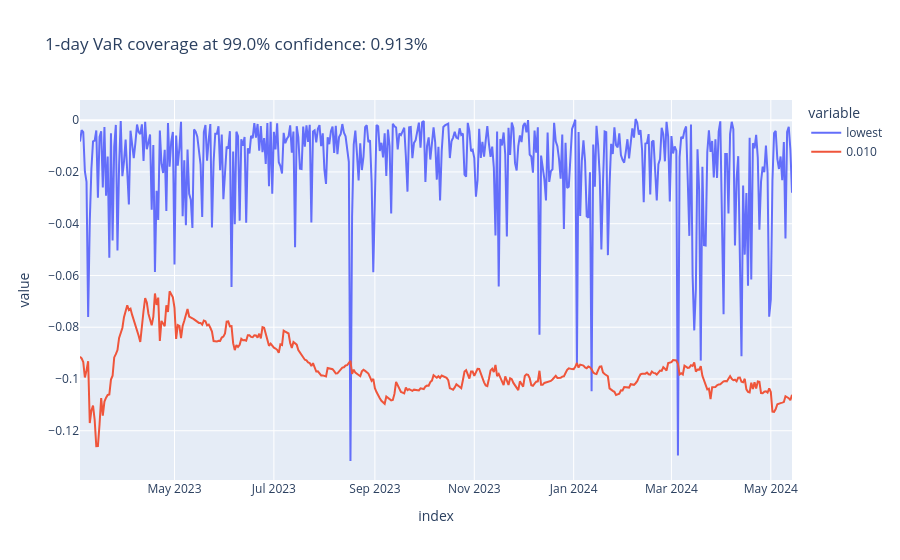

Source (notebook cell):
### Code cell
plot_coverage(df_var_full, "0.010")

### Figure 1 — Plotly figure (JSON) as saved in the notebook; plotly's stock layout.template omitted (floating-point values rounded to 4 significant figures; data arrays with more than 128 entries replaced by an {"elided": "..."} marker saying what was removed)
{"data": [{"hovertemplate": "variable=lowest<br>index=%{x}<br>value=%{y}<extra></extra>", "legendgroup": "lowest", "line": {"color": "#636efa", "dash": "solid"}, "marker": {"symbol": "circle"}, "mode": "lines", "name": "lowest", "orientation": "v", "showlegend": true, "type": "scatter", "x": {"elided": "438 str values"}, "xaxis": "x", "y": {"elided": "438 float values"}, "yaxis": "y"}, {"hovertemplate": "variable=0.010<br>index=%{x}<br>value=%{y}<extra></extra>", "legendgroup": "0.010", "line": {"color": "#EF553B", "dash": "solid"}, "marker": {"symbol": "circle"}, "mode": "lines", "name": "0.010", "orientation": "v", "showlegend": true, "type": "scatter", "x": {"elided": "438 str values"}, "xaxis": "x", "y": {"elided": "438 float values"}, "yaxis": "y"}], "layout": {"legend": {"title": {"text": "variable"}, "tracegroupgap": 0}, "title": {"text": "1-day VaR coverage at 99.0% confidence: 0.913%"}, "xaxis": {"anchor": "y", "domain": [0, 1], "title": {"text": "index"}}, "yaxis": {"anchor": "x", "domain": [0, 1], "title": {"text": "value"}}}}
